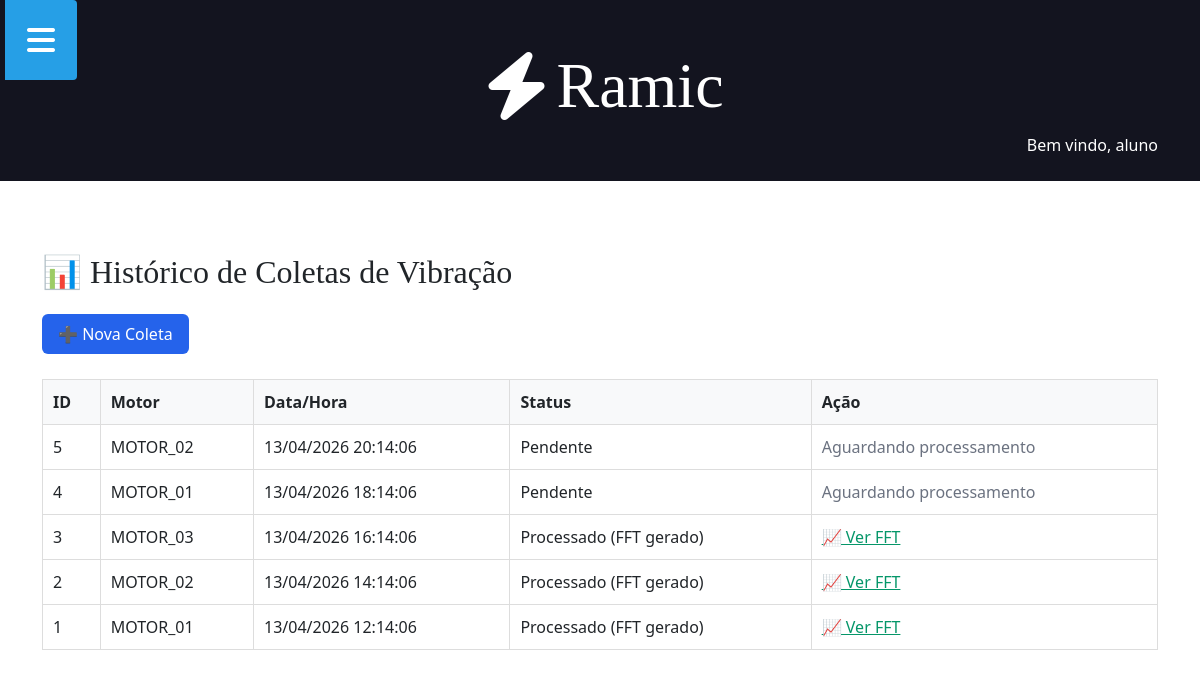
Screenshot of /historico/ (signed in) with the database file from the repository.
### aplicacao/models.py (models this page shows, shortened)
class VibrationCollection(models.Model):
    motor_id = models.CharField(max_length=50, default="MOTOR_01")
    collected_at = models.DateTimeField(default=timezone.now)
    vibration_data = models.JSONField(help_text="Lista JSON com 10000 valores de vibração (float)")
    STATUS_CHOICES = [
        ('pending', 'Pendente'),
        ('processed', 'Processado (FFT gerado)'),
        ('error', 'Erro no processamento'),
    ]
    status = models.CharField(max_length=20, choices=STATUS_CHOICES, default='pending')
    class Meta:
        ordering = ['-collected_at']

### aplicacao/views.py (the view)
# urls.py: path('historico/', views.historico, name='urlhistorico'),
@login_required(login_url="urlentrar")
def historico(request):
    collections = VibrationCollection.objects.all()
    return render(request, 'historico.html', {'collections': collections})

### aplicacao/templates/historico.html (shortened to what this page needs)
{% extends 'global/base.html' %}
{% block content %}
  <div class="container mt-4">
    <h2>📊 Histórico de Coletas de Vibração</h2>
    <a href="{% url 'urlcoletaManual' %}" style="display:inline-block; margin:15px 0; padding:8px 16px; background:#2563eb; color:#fff; text-decoration:none; border-radius:6px;">➕ Nova Coleta</a>
    <table style="width:100%; border-collapse:collapse; margin-top:10px;">
      <tr style="background:#f8f9fa;">
        <th style="padding:10px; border:1px solid #ddd;">ID</th>
        <th style="padding:10px; border:1px solid #ddd;">Motor</th>
        <th style="padding:10px; border:1px solid #ddd;">Data/Hora</th>
        <th style="padding:10px; border:1px solid #ddd;">Status</th>
        <th style="padding:10px; border:1px solid #ddd;">Ação</th>
      </tr>
      {% for c in collections %}
        <tr>
          <td style="padding:10px; border:1px solid #ddd;">{{ c.pk }}</td>
          <td style="padding:10px; border:1px solid #ddd;">{{ c.motor_id }}</td>
          <td style="padding:10px; border:1px solid #ddd;">{{ c.collected_at|date:'d/m/Y H:i:s' }}</td>
          <td style="padding:10px; border:1px solid #ddd;">{{ c.get_status_display }}</td>
          <td style="padding:10px; border:1px solid #ddd;">
            {% if c.status == 'processed' %}
              <a href="{% url 'urlgrafico' c.pk %}" style="color:#059669;">📈 Ver FFT</a>
            {% else %}
              <span style="color:#6b7280;">Aguardando processamento</span>
            {% endif %}
          </td>
        </tr>
      {% empty %}
        <tr>
          <td colspan="5" style="padding:15px; text-align:center; color:#666;">Nenhuma coleta registrada.</td>
        </tr>
      {% endfor %}
    </table>
  </div>
{% endblock %}

### aplicacao/templates/global/header.html (shortened to what this page needs)
<header class="main-header-container">
    <div class="main-header container">
        <h1>
            <a class="main-logo" href="{% url 'urlindex' %}">
                <i class="fa-solid fa-bolt main-logo-icon"></i>
                <span class="main-logo-text">Ramic</span>
            </a>
        </h1>
        <div class="boasvindas">
            {% if user.is_authenticated %}
                <span class="text-welcome">Bem vindo, {{ user.username }}</span>
            {% endif %}
        </div>
    </div>
</header>

### static/css/styles.css (style rules this page uses)
.container { max-width: 144rem; margin: 0 auto; padding: 3rem; }
.main-header-container { background: #13141f; }
h1, h2, h3, h4, h5, h6 { font-family: 'Roboto Slab', serif; }
.main-logo { font-size: 4rem; color: #fff; text-decoration: none; display: flex; align-items: center; justify-content: center; width: fit-content; margin: 0 auto; }
.boasvindas { float: right; font-size: 1rem; color: #fff; text-decoration: none; display: flex; align-items: center; justify-content: center; width: fit-content; margin: 0 auto; }

### rows the page displays
VibrationCollection: pk "5", motor_id "MOTOR_02", collected_at "13/04/2026 20:14:06", status "Pendente", shows "Aguardando processamento"
VibrationCollection: pk "4", motor_id "MOTOR_01", collected_at "13/04/2026 18:14:06", status "Pendente", shows "Aguardando processamento"
VibrationCollection: pk "3", motor_id "MOTOR_03", collected_at "13/04/2026 16:14:06", status "Processado (FFT gerado)", shows "📈 Ver FFT"
VibrationCollection: pk "2", motor_id "MOTOR_02", collected_at "13/04/2026 14:14:06", status "Processado (FFT gerado)", shows "📈 Ver FFT"
VibrationCollection: pk "1", motor_id "MOTOR_01", collected_at "13/04/2026 12:14:06", status "Processado (FFT gerado)", shows "📈 Ver FFT"

### other values shown
{{ user.username }} "aluno"
